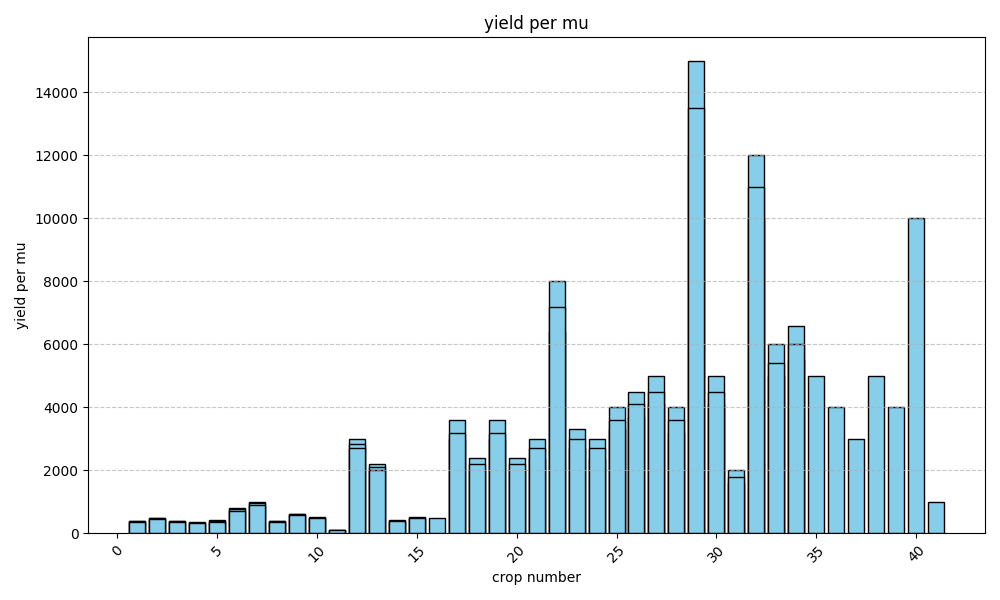

Python code for this plot:
import pandas as pd
import matplotlib.pyplot as plt

# 读取数据表
df = pd.read_excel('mathmodel/C题/附件2.xlsx', sheet_name=1)

# 确保 '作物编号' 列是数值类型（如果可能）
df['作物编号'] = pd.to_numeric(df['作物编号'], errors='coerce')

# 删除包含 NaN 的行
df = df.dropna(subset=['作物编号', '亩产量/斤'])

# 提取数据
x = df['作物编号']
y = df['亩产量/斤']

# 绘制柱状图
plt.figure(figsize=(10, 6))
plt.bar(x, y, color='skyblue', edgecolor='black')
plt.xlabel('crop number')
plt.ylabel('yield per mu')
plt.title('yield per mu')
plt.xticks(rotation=45)
plt.grid(axis='y', linestyle='--', alpha=0.7)
plt.tight_layout()

plt.savefig('/mnt/Just-For-Fun/mathmodel/yieldpermu.png')
